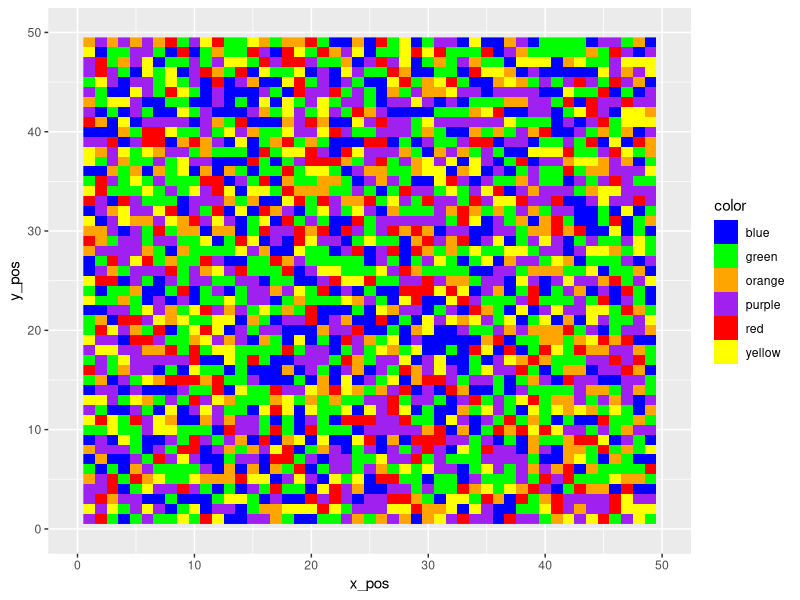

The R source for this figure:
## ---- chunk 1
library(readr)
library(tidyverse)
## ---- chunk 2
straws <- read_csv("straws.csv")
## ---- chunk 3
ggplot(straws, aes(x_pos,y_pos, fill=color, color=color))+
  geom_raster(interpolate=F)+
  scale_colour_manual(values = c("blue","green" ,"orange", "purple", "red", "yellow"), aesthetics = c("colour", "fill"))+
  scale_x_continuous(limits=c(0,50))+
  scale_y_continuous(limits=c(0,50))
## ---- chunk 4
table(sample(straws$color,50))
